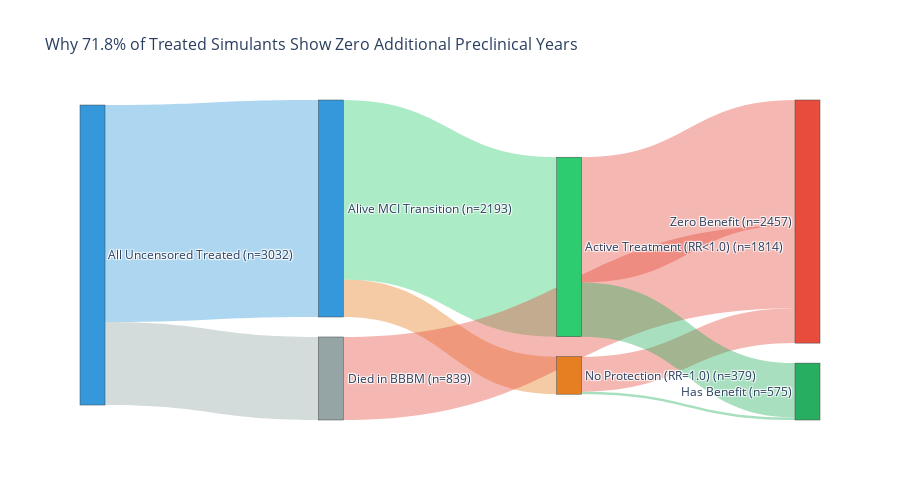

The cell this chart's notebook holds for it:
### Code cell
# Build Sankey diagram with plotly
# Nodes:
#  0: All Uncensored Treated
#  1: Died in BBBM
#  2: Alive → MCI
#  3: No Protection (RR=1.0)
#  4: Active Treatment (RR<1.0)
#  5: Zero Benefit
#  6: Has Benefit

labels = [
    f'All Uncensored Treated\n(n={n_total})',       # 0
    f'Died in BBBM\n(n={len(died_bbbm)})',          # 1
    f'Alive MCI Transition\n(n={len(alive_mci)})',   # 2
    f'No Protection (RR=1.0)\n(n={len(mci_no_protection)})',  # 3
    f'Active Treatment (RR<1.0)\n(n={len(mci_active)})',      # 4
    f'Zero Benefit\n(n={total_zero})',               # 5
    f'Has Benefit\n(n={total_benefit})',              # 6
]

# Links: source → target with value
sources = [0, 0, 2, 2, 1, 3, 3, 4, 4]
targets = [1, 2, 3, 4, 5, 5, 6, 5, 6]
values = [
    len(died_bbbm),         # 0→1: All treated → Died in BBBM
    len(alive_mci),         # 0→2: All treated → Alive MCI
    len(mci_no_protection), # 2→3: Alive MCI → No Protection
    len(mci_active),        # 2→4: Alive MCI → Active Treatment
    len(died_bbbm),         # 1→5: Died in BBBM → Zero Benefit
    len(mci_no_prot_zero),  # 3→5: No Protection → Zero Benefit
    len(mci_no_prot_benefit),  # 3→6: No Protection → Has Benefit
    len(mci_active_zero),   # 4→5: Active Treatment → Zero Benefit
    len(mci_active_benefit),# 4→6: Active Treatment → Has Benefit
]

# Colors
node_colors = [
    '#3498db',  # All treated - blue
    '#95a5a6',  # Died in BBBM - gray
    '#3498db',  # Alive MCI - blue
    '#e67e22',  # No protection - orange
    '#2ecc71',  # Active treatment - green
    '#e74c3c',  # Zero benefit - red
    '#27ae60',  # Has benefit - dark green
]

link_colors = [
    'rgba(149,165,166,0.4)',  # → Died
    'rgba(52,152,219,0.4)',   # → Alive MCI
    'rgba(230,126,34,0.4)',   # → No Protection
    'rgba(46,204,113,0.4)',   # → Active Treatment
    'rgba(231,76,60,0.4)',    # Died → Zero
    'rgba(231,76,60,0.4)',    # No Prot → Zero
    'rgba(39,174,96,0.4)',    # No Prot → Benefit
    'rgba(231,76,60,0.4)',    # Active → Zero
    'rgba(39,174,96,0.4)',    # Active → Benefit
]

fig = go.Figure(data=[go.Sankey(
    arrangement='snap',
    node=dict(
        pad=20,
        thickness=25,
        label=labels,
        color=node_colors,
    ),
    link=dict(
        source=sources,
        target=targets,
        value=values,
        color=link_colors,
    ),
)])

fig.update_layout(
    title=dict(
        text='Why 71.8% of Treated Simulants Show Zero Additional Preclinical Years',
        font=dict(size=16),
    ),
    font=dict(size=12),
    width=900,
    height=500,
)
fig.show()

### Figure 1 — Plotly figure (JSON) as saved in the notebook; plotly's stock layout.template omitted (floating-point values rounded to 4 significant figures)
{"data": [{"arrangement": "snap", "link": {"color": ["rgba(149,165,166,0.4)", "rgba(52,152,219,0.4)", "rgba(230,126,34,0.4)", "rgba(46,204,113,0.4)", "rgba(231,76,60,0.4)", "rgba(231,76,60,0.4)", "rgba(39,174,96,0.4)", "rgba(231,76,60,0.4)", "rgba(39,174,96,0.4)"], "source": [0, 0, 2, 2, 1, 3, 3, 4, 4], "target": [1, 2, 3, 4, 5, 5, 6, 5, 6], "value": [839, 2193, 379, 1814, 839, 353, 26, 1265, 549]}, "node": {"color": ["#3498db", "#95a5a6", "#3498db", "#e67e22", "#2ecc71", "#e74c3c", "#27ae60"], "label": ["All Uncensored Treated\n(n=3032)", "Died in BBBM\n(n=839)", "Alive MCI Transition\n(n=2193)", "No Protection (RR=1.0)\n(n=379)", "Active Treatment (RR<1.0)\n(n=1814)", "Zero Benefit\n(n=2457)", "Has Benefit\n(n=575)"], "pad": 20, "thickness": 25}, "type": "sankey"}], "layout": {"font": {"size": 12}, "height": 500, "title": {"font": {"size": 16}, "text": "Why 71.8% of Treated Simulants Show Zero Additional Preclinical Years"}, "width": 900}}
